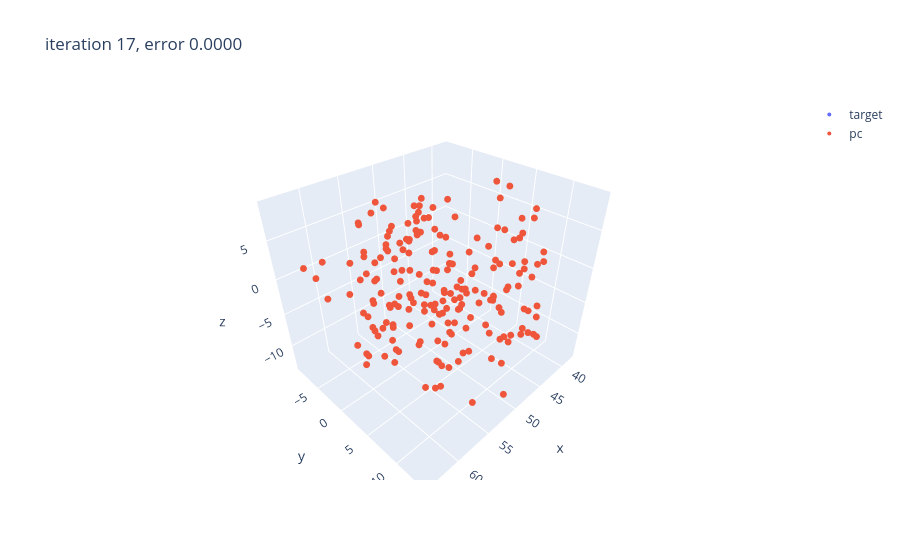

Notebook source saved alongside this figure:
### Code cell
R_est, t_est, aligned = icp(source, shuffled_target)

### Figure 1 — Plotly figure (JSON) as saved in the notebook; plotly's stock layout.template omitted (floating-point values rounded to 4 significant figures; data arrays with more than 128 entries replaced by an {"elided": "..."} marker saying what was removed)
{"data": [{"marker": {"size": 4}, "mode": "markers", "name": "target", "type": "scatter3d", "x": {"elided": "200 float values"}, "y": {"elided": "200 float values"}, "z": {"elided": "200 float values"}}, {"marker": {"size": 4}, "mode": "markers", "name": "pc", "type": "scatter3d", "x": {"elided": "200 float values"}, "y": {"elided": "200 float values"}, "z": {"elided": "200 float values"}}], "layout": {"scene": {"aspectmode": "data"}, "title": {"text": "iteration 17, error 0.0000"}}}
